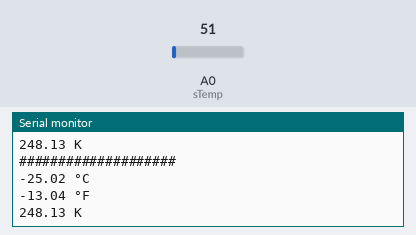
The sketch below on a simulated Arduino Uno, built with avr-gcc and run on an emulated ATmega328P. Parts: the last lines printed to the serial monitor. The test bench sets the inputs (shaded band); at power-on: A0 (sTemp) = 51.

Above: at 1.8 s.
1.9 s: A0 (sTemp) set to 61
At 2.8 s:
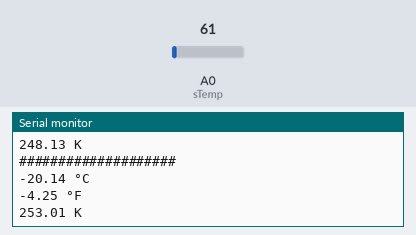
3.4 s: A0 (sTemp) set to 71
At 4.8 s:
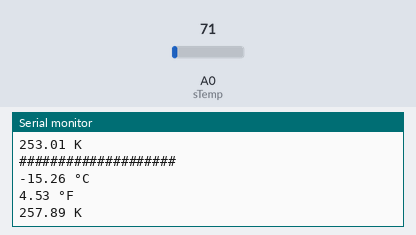
Timing chart, 0 to 6.4 s (numbered marks = the images above; inputs shaded):
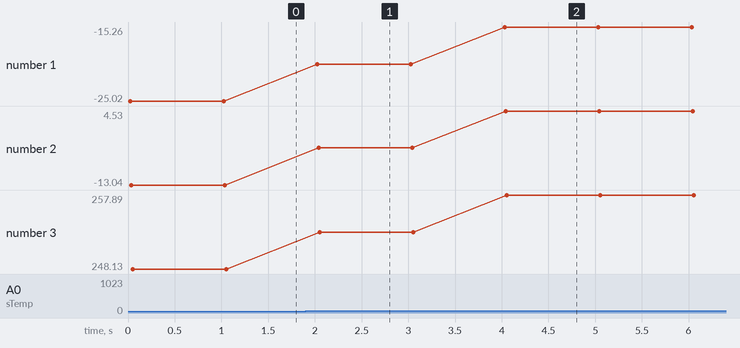

The sketch:

Ejercicio2.ino
```cpp
int sTemp = A0;
float raw_data = 0;
float raw_25 = 153.45;
float delta = 0.01*1024/5;

void setup() {
  Serial.begin(9600);
}

void loop() {
  float temp = 0;
  raw_data = analogRead(sTemp);
  temp = (raw_data - raw_25)/delta + 25;
  Serial.println("####################");
  Serial.print(temp);
  Serial.println(" °C");
  Serial.print(convF(temp));
  Serial.println(" °F");
  Serial.print(convK(temp));
  Serial.println(" K");
  delay(1000);
}

float convF(float temp_C){
  return(temp_C*9/5 + 32);
}

float convK(float temp_C){
  return(temp_C + 273.15);
}
```

Measured:
- after the input at 1.9 s, the serial monitor: prints a new line after 0.13 s (image 1)
- after the input at 3.4 s, the serial monitor: prints a new line after 0.63 s (image 2)
- plotted number 1: -25.02 → -20.14 after the input at 1.9 s, -20.14 → -15.26 after the input at 3.4 s
- plotted number 2: -13.04 → -4.25 after the input at 1.9 s, -4.25 → 4.53 after the input at 3.4 s
- plotted number 3: 248.13 → 253.01 after the input at 1.9 s, 253.01 → 257.89 after the input at 3.4 s
